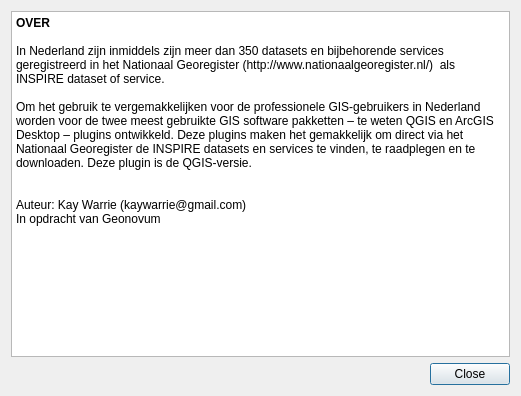
<?xml version="1.0" encoding="UTF-8"?>
<ui version="4.0">
 <class>inspireNLdlg</class>
 <widget class="QDialog" name="inspireNLdlg">
  <property name="geometry">
   <rect>
    <x>0</x>
    <y>0</y>
    <width>521</width>
    <height>396</height>
   </rect>
  </property>
  <property name="windowTitle">
   <string>INSPIRE Nederland plugin voor QGIS</string>
  </property>
  <property name="windowIcon">
   <iconset resource="resources.qrc">
    <normaloff>:/plugins/inspireNL/images/icon.png</normaloff>:/plugins/inspireNL/images/icon.png</iconset>
  </property>
  <layout class="QVBoxLayout" name="verticalLayout">
   <item>
    <widget class="QTextEdit" name="textEdit">
     <property name="html">
      <string>&lt;!DOCTYPE HTML PUBLIC &quot;-//W3C//DTD HTML 4.0//EN&quot; &quot;http://www.w3.org/TR/REC-html40/strict.dtd&quot;&gt;
&lt;html&gt;&lt;head&gt;&lt;meta name=&quot;qrichtext&quot; content=&quot;1&quot; /&gt;&lt;style type=&quot;text/css&quot;&gt;
p, li { white-space: pre-wrap; }
&lt;/style&gt;&lt;/head&gt;&lt;body style=&quot; font-family:'MS Shell Dlg 2'; font-size:7.8pt; font-weight:400; font-style:normal;&quot;&gt;
&lt;p style=&quot; margin-top:0px; margin-bottom:0px; margin-left:0px; margin-right:0px; -qt-block-indent:0; text-indent:0px;&quot;&gt;&lt;span style=&quot; font-family:'Ubuntu'; font-size:9pt; font-weight:600;&quot;&gt;OVER&lt;/span&gt;&lt;/p&gt;
&lt;p style=&quot;-qt-paragraph-type:empty; margin-top:0px; margin-bottom:0px; margin-left:0px; margin-right:0px; -qt-block-indent:0; text-indent:0px; font-family:'Ubuntu'; font-size:9pt;&quot;&gt;&lt;br /&gt;&lt;/p&gt;
&lt;p style=&quot; margin-top:0px; margin-bottom:0px; margin-left:0px; margin-right:0px; -qt-block-indent:0; text-indent:0px;&quot;&gt;&lt;span style=&quot; font-family:'Ubuntu'; font-size:9pt;&quot;&gt;In Nederland zijn inmiddels zijn meer dan 350 datasets en bijbehorende services geregistreerd in het Nationaal Georegister (http://www.nationaalgeoregister.nl/)  als INSPIRE dataset of service. &lt;/span&gt;&lt;/p&gt;
&lt;p style=&quot;-qt-paragraph-type:empty; margin-top:0px; margin-bottom:0px; margin-left:0px; margin-right:0px; -qt-block-indent:0; text-indent:0px; font-family:'Ubuntu'; font-size:9pt;&quot;&gt;&lt;br /&gt;&lt;/p&gt;
&lt;p style=&quot; margin-top:0px; margin-bottom:0px; margin-left:0px; margin-right:0px; -qt-block-indent:0; text-indent:0px;&quot;&gt;&lt;span style=&quot; font-family:'Ubuntu'; font-size:9pt;&quot;&gt;Om het gebruik te vergemakkelijken voor de professionele GIS-gebruikers in Nederland worden voor de twee meest gebruikte GIS software pakketten – te weten QGIS en ArcGIS Desktop – plugins ontwikkeld. Deze plugins maken het gemakkelijk om direct via het Nationaal Georegister de INSPIRE datasets en services te vinden, te raadplegen en te downloaden. Deze plugin is de QGIS-versie.&lt;/span&gt;&lt;/p&gt;
&lt;p style=&quot;-qt-paragraph-type:empty; margin-top:0px; margin-bottom:0px; margin-left:0px; margin-right:0px; -qt-block-indent:0; text-indent:0px; font-family:'Ubuntu'; font-size:9pt;&quot;&gt;&lt;br /&gt;&lt;/p&gt;
&lt;p style=&quot;-qt-paragraph-type:empty; margin-top:0px; margin-bottom:0px; margin-left:0px; margin-right:0px; -qt-block-indent:0; text-indent:0px; font-family:'Ubuntu'; font-size:9pt;&quot;&gt;&lt;br /&gt;&lt;/p&gt;
&lt;p style=&quot; margin-top:0px; margin-bottom:0px; margin-left:0px; margin-right:0px; -qt-block-indent:0; text-indent:0px;&quot;&gt;&lt;span style=&quot; font-family:'Ubuntu'; font-size:9pt;&quot;&gt;Auteur: Kay Warrie (kaywarrie@gmail.com) &lt;/span&gt;&lt;/p&gt;
&lt;p style=&quot; margin-top:0px; margin-bottom:0px; margin-left:0px; margin-right:0px; -qt-block-indent:0; text-indent:0px;&quot;&gt;&lt;span style=&quot; font-family:'Ubuntu'; font-size:9pt;&quot;&gt;In opdracht van Geonovum&lt;/span&gt;&lt;/p&gt;&lt;/body&gt;&lt;/html&gt;</string>
     </property>
    </widget>
   </item>
   <item>
    <widget class="QDialogButtonBox" name="button_box">
     <property name="orientation">
      <enum>Qt::Horizontal</enum>
     </property>
     <property name="standardButtons">
      <set>QDialogButtonBox::Close</set>
     </property>
    </widget>
   </item>
  </layout>
 </widget>
 <resources>
  <include location="resources.qrc"/>
 </resources>
 <connections>
  <connection>
   <sender>button_box</sender>
   <signal>accepted()</signal>
   <receiver>inspireNLdlg</receiver>
   <slot>accept()</slot>
   <hints>
    <hint type="sourcelabel">
     <x>20</x>
     <y>20</y>
    </hint>
    <hint type="destinationlabel">
     <x>20</x>
     <y>20</y>
    </hint>
   </hints>
  </connection>
  <connection>
   <sender>button_box</sender>
   <signal>rejected()</signal>
   <receiver>inspireNLdlg</receiver>
   <slot>reject()</slot>
   <hints>
    <hint type="sourcelabel">
     <x>20</x>
     <y>20</y>
    </hint>
    <hint type="destinationlabel">
     <x>20</x>
     <y>20</y>
    </hint>
   </hints>
  </connection>
 </connections>
</ui>
